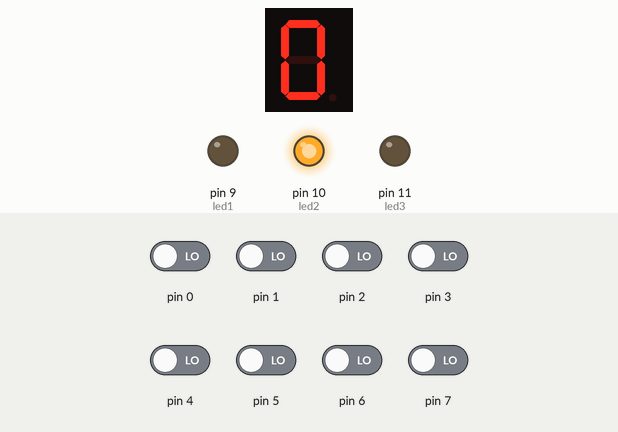
Recording of a sketch running on a simulated Arduino Uno, built with avr-gcc and run on an emulated ATmega328P. Shown: 1-digit seven-segment display, output pins drawn as LEDs (lit = HIGH). Wiring (inferred from the names in the program): 1-digit 7-segment display, segments lit when HIGH: segments pin 14, pin 15, pin 16, pin 17, pin 18, pin 19, pin 8. Inputs (shaded band) come from the test bench; at power-on: pin 0–7 LOW. The segment pins are drawn as the display they are named for; pins used as bus, display or sensor lines are not drawn.

Above: at 1.2 s.
1.3 s: pin 0 driven HIGH
At 1.7 s:
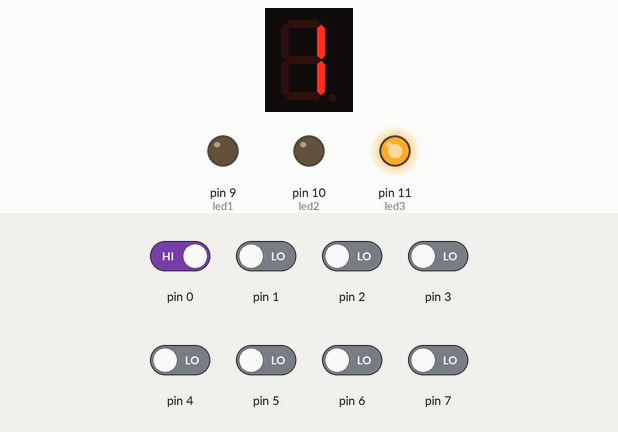
2.9 s: pin 6 driven HIGH
At 4.1 s:
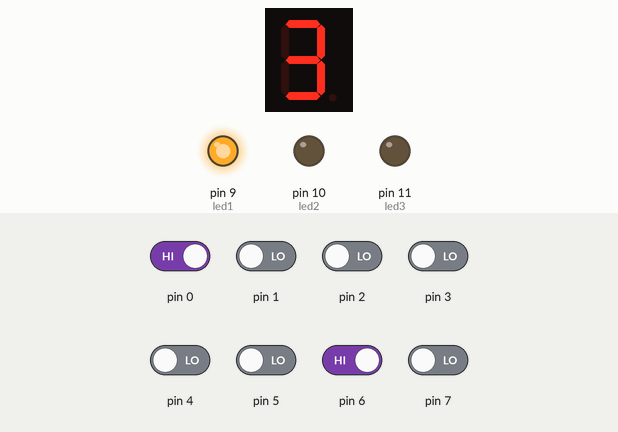
4.5 s: pin 3 driven HIGH
At 5.4 s:
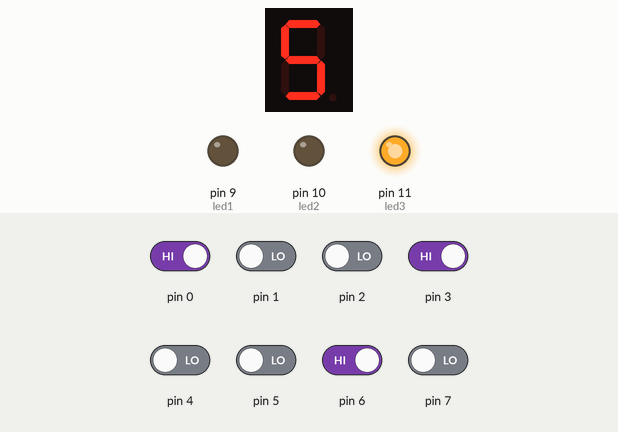
6.1 s: pin 1 driven HIGH
At 6.6 s:
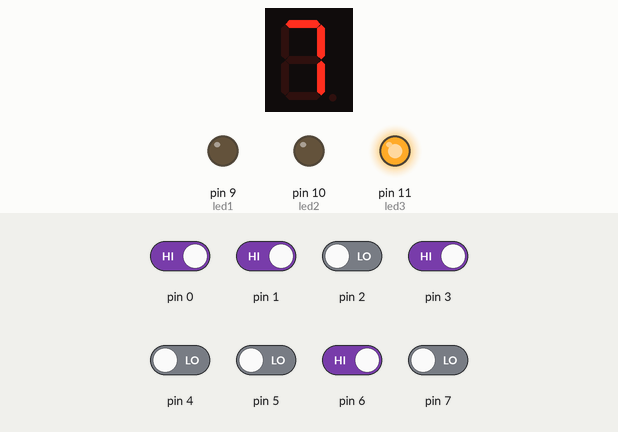
7.7 s: pin 2 driven HIGH
At 9.0 s:
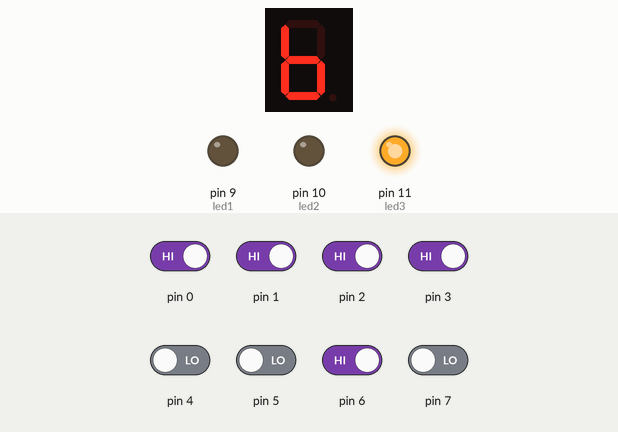
9.3 s: pin 4 driven HIGH
At 10.3 s:
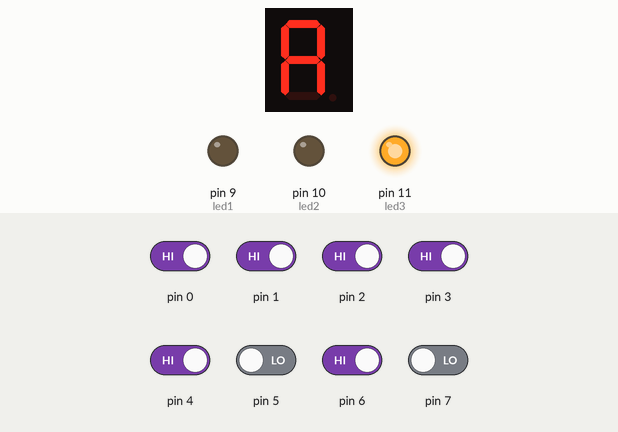
Timing chart, 0 to 11.9 s (numbered marks = the images above; inputs shaded):
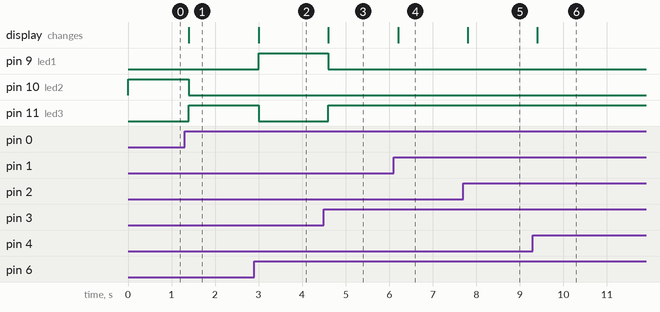

Measured:
- after the input at 1.3 s, pin 10 (led2): HIGH → LOW after 0.10 s; pin 11 (led3): LOW → HIGH after 0.10 s; the display: changes after 0.10 s (image 1)
- after the input at 2.9 s, pin 9 (led1): LOW → HIGH after 0.10 s; pin 11 (led3): HIGH → LOW after 0.10 s; the display: changes after 0.10 s (image 2)
- after the input at 4.5 s, pin 9 (led1): HIGH → LOW after 0.10 s; pin 11 (led3): LOW → HIGH after 0.10 s; the display: changes after 0.10 s (image 3)
- after the input at 6.1 s, the display: changes after 0.10 s (image 4)
- after the input at 7.7 s, the display: changes after 0.10 s (image 5)
- after the input at 9.3 s, the display: changes after 0.10 s (image 6)

The sketch:

code_check2-arduino.ino
```cpp
const int segmentA = 14;
const int segmentB = 15;
const int segmentC = 16;
const int segmentD = 17;
const int segmentE = 18;
const int segmentF = 19;
const int segmentG = 8;

const int sw0 = 0;
const int sw4 = 4;
const int sw7 = 7;

const int led1 = 9;
const int led2 = 10;
const int led3 = 11;

void display_0()
{
  digitalWrite(segmentA, HIGH); digitalWrite(segmentB, HIGH);
  digitalWrite(segmentC, HIGH); digitalWrite(segmentD, HIGH);
  digitalWrite(segmentE, HIGH); digitalWrite(segmentF, HIGH);
  digitalWrite(segmentG, LOW);
}

void display_1()
{
  digitalWrite(segmentA, LOW); digitalWrite(segmentB, HIGH);
  digitalWrite(segmentC, HIGH); digitalWrite(segmentD, LOW);
  digitalWrite(segmentE, LOW); digitalWrite(segmentF, LOW);
  digitalWrite(segmentG, LOW);
}

void display_2()
{
  digitalWrite(segmentA, HIGH); digitalWrite(segmentB, HIGH);
  digitalWrite(segmentC, LOW); digitalWrite(segmentD, HIGH);
  digitalWrite(segmentE, HIGH); digitalWrite(segmentF, LOW);
  digitalWrite(segmentG, HIGH);
}

void display_3()
{
  digitalWrite(segmentA, HIGH); digitalWrite(segmentB, HIGH);
  digitalWrite(segmentC, HIGH); digitalWrite(segmentD, HIGH);
  digitalWrite(segmentE, LOW); digitalWrite(segmentF, LOW);
  digitalWrite(segmentG, HIGH);
}

void display_4()
{
  digitalWrite(segmentA, LOW); digitalWrite(segmentB, HIGH);
  digitalWrite(segmentC, HIGH); digitalWrite(segmentD, LOW);
  digitalWrite(segmentE, LOW); digitalWrite(segmentF, HIGH);
  digitalWrite(segmentG, HIGH);
}

void display_5()
{
  digitalWrite(segmentA, HIGH); digitalWrite(segmentB, LOW);
  digitalWrite(segmentC, HIGH); digitalWrite(segmentD, HIGH);
  digitalWrite(segmentE, LOW); digitalWrite(segmentF, HIGH);
  digitalWrite(segmentG, HIGH);
}

void display_6()
{
  digitalWrite(segmentA, HIGH); digitalWrite(segmentB, LOW);
  digitalWrite(segmentC, HIGH); digitalWrite(segmentD, HIGH);
  digitalWrite(segmentE, HIGH); digitalWrite(segmentF, HIGH);
  digitalWrite(segmentG, HIGH);
}

void display_7()
{
  digitalWrite(segmentA, HIGH); digitalWrite(segmentB, HIGH);
  digitalWrite(segmentC, HIGH); digitalWrite(segmentD, LOW);
  digitalWrite(segmentE, LOW); digitalWrite(segmentF, LOW);
  digitalWrite(segmentG, LOW);
}

void display_8()
{
  digitalWrite(segmentA, HIGH); digitalWrite(segmentB, HIGH);
  digitalWrite(segmentC, HIGH); digitalWrite(segmentD, HIGH);
  digitalWrite(segmentE, HIGH); digitalWrite(segmentF, HIGH);
  digitalWrite(segmentG, HIGH);
}

void display_9()
{
  digitalWrite(segmentA, HIGH); digitalWrite(segmentB, HIGH);
  digitalWrite(segmentC, HIGH); digitalWrite(segmentD, HIGH);
  digitalWrite(segmentE, LOW); digitalWrite(segmentF, HIGH);
  digitalWrite(segmentG, HIGH);
}

void display_A()
{
  digitalWrite(segmentA, HIGH); digitalWrite(segmentB, HIGH);
  digitalWrite(segmentC, HIGH); digitalWrite(segmentD, LOW);
  digitalWrite(segmentE, HIGH); digitalWrite(segmentF, HIGH);
  digitalWrite(segmentG, HIGH);
}

void display_B()
{
  digitalWrite(segmentA, LOW); digitalWrite(segmentB, LOW);
  digitalWrite(segmentC, HIGH); digitalWrite(segmentD, HIGH);
  digitalWrite(segmentE, HIGH); digitalWrite(segmentF, HIGH);
  digitalWrite(segmentG, HIGH);
}

void display_C()
{
  digitalWrite(segmentA, HIGH); digitalWrite(segmentB, LOW);
  digitalWrite(segmentC, LOW); digitalWrite(segmentD, HIGH);
  digitalWrite(segmentE, HIGH); digitalWrite(segmentF, HIGH);
  digitalWrite(segmentG, LOW);
}

void display_D()
{
  digitalWrite(segmentA, LOW); digitalWrite(segmentB, HIGH);
  digitalWrite(segmentC, HIGH); digitalWrite(segmentD, HIGH);
  digitalWrite(segmentE, HIGH); digitalWrite(segmentF, LOW);
  digitalWrite(segmentG, HIGH);
}

void display_E()
{
  digitalWrite(segmentA, HIGH); digitalWrite(segmentB, LOW);
  digitalWrite(segmentC, LOW); digitalWrite(segmentD, HIGH);
  digitalWrite(segmentE, HIGH); digitalWrite(segmentF, HIGH);
  digitalWrite(segmentG, HIGH);
}

void display_F()
{
  digitalWrite(segmentA, HIGH); digitalWrite(segmentB, LOW);
  digitalWrite(segmentC, LOW); digitalWrite(segmentD, LOW);
  digitalWrite(segmentE, HIGH); digitalWrite(segmentF, HIGH);
  digitalWrite(segmentG, HIGH);
}

int readSwitch(int startPin)
{
  int value = 0;
  for(int i = 0; i < 4; i++)
  {
    value |= (digitalRead(startPin + i) << i);
  }
  return value;
}

void display7Segment(int value) {
  switch(value) {
    case 0: display_0(); break;
    case 1: display_1(); break;
    case 2: display_2(); break;
    case 3: display_3(); break;
    case 4: display_4(); break;
    case 5: display_5(); break;
    case 6: display_6(); break;
    case 7: display_7(); break;
    case 8: display_8(); break;
    case 9: display_9(); break;
    case 10: display_A(); break;
    case 11: display_B(); break;
    case 12: display_C(); break;
    case 13: display_D(); break;
    case 14: display_E(); break;
    case 15: display_F(); break;
  }
}

void setup() {
  for (int i = sw0; i <= sw7; i++) {
    pinMode(i, INPUT);
  }

  for (int i = segmentA; i <= segmentF; i++) {
    pinMode(i, OUTPUT);
  }
  pinMode(segmentG, OUTPUT);

  pinMode(led1, OUTPUT);
  pinMode(led2, OUTPUT);
  pinMode(led3, OUTPUT);
}

void loop()
{
  int dip1 = readSwitch(sw0);
  int dip2 = readSwitch(sw4);
  int result;

  if (dip1 == dip2) {
    digitalWrite(led1, LOW);
    digitalWrite(led2, HIGH);
    digitalWrite(led3, LOW);
    result = dip1; // or dip2, they are equal
  } else if (dip1 < dip2) {
    digitalWrite(led1, HIGH);
    digitalWrite(led2, LOW);
    digitalWrite(led3, LOW);
    result = dip2 - dip1;
  } else {
    digitalWrite(led1, LOW);
    digitalWrite(led2, LOW);
    digitalWrite(led3, HIGH);
    result = dip1 - dip2;
  }

  display7Segment(result);
  delay(200); // Add a delay for stability
}
```
